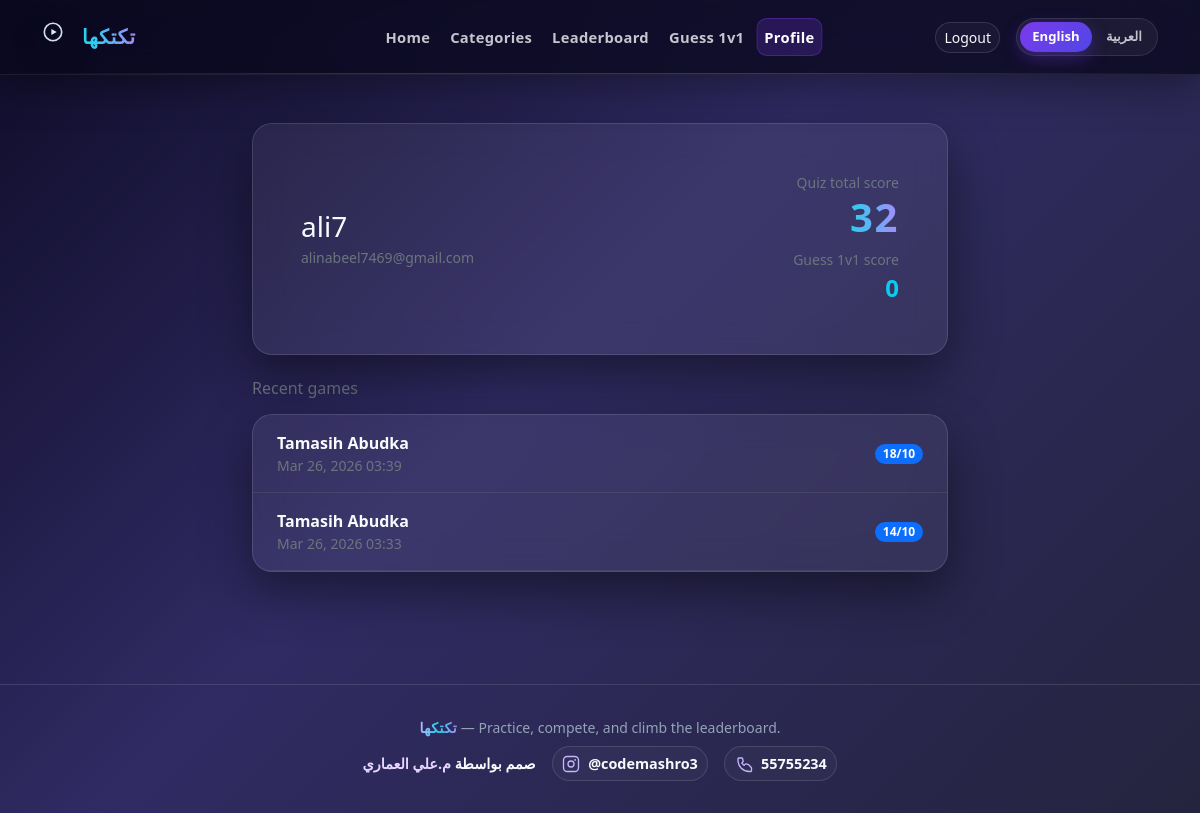
Screenshot of /profile/ (signed in) with the database file from the repository.
### quiz/models.py (models this page shows, shortened)
class Score(models.Model):
    user = models.ForeignKey(
        settings.AUTH_USER_MODEL, on_delete=models.CASCADE, related_name="quiz_scores"
    )
    score = models.PositiveSmallIntegerField()
    category = models.ForeignKey(
        Category, on_delete=models.CASCADE, related_name="scores"
    )
    date = models.DateTimeField(auto_now_add=True)
    class Meta:
        ordering = ["-date"]

class Category(models.Model):
    name = models.CharField(max_length=120)
    name_ar = models.CharField(max_length=120, blank=True, default="")
    slug = models.SlugField(max_length=140, unique=True, blank=True)
    class Meta:
        ordering = ["name"]
        verbose_name_plural = "Categories"
    def display_name(self):
        from django.utils import translation
        if translation.get_language().startswith("ar") and self.name_ar:
            return self.name_ar
        return self.name

### quiz/views.py (the view)
# urls.py: path("profile/", views.profile, name="profile"),
@login_required
def profile(request):
    user = request.user
    total = Score.objects.filter(user=user).aggregate(s=Sum("score"))["s"] or 0
    recent = Score.objects.filter(user=user).select_related("category")[:15]
    ng_profile, _ = NumbergameProfile.objects.get_or_create(user=user)
    return render(
        request,
        "quiz/profile.html",
        {
            "total_score": total,
            "recent": recent,
            "numbergame_score": ng_profile.score,
        },
    )

### quiz/templates/quiz/profile.html (shortened to what this page needs)
{% extends "quiz/base.html" %}
{% load i18n %}
{% block content %}
<section class="py-5">
  <div class="container" style="max-width: 720px;">
    <div class="arena-card p-4 p-md-5 mb-4 fade-in-up">
      <div class="d-flex flex-wrap align-items-center justify-content-between gap-3">
        <div>
          <h1 class="h3 mb-1">{{ user.username }}</h1>
          <p class="text-secondary small mb-0">
            {% if user.email %}{{ user.email }}{% else %}{% trans "Add an email in Django admin if needed." %}{% endif %}
          </p>
        </div>
        <div class="text-end">
          <div class="small text-secondary">{% trans "Quiz total score" %}</div>
          <div class="display-6 brand-glow">{{ total_score }}</div>
          <div class="small text-secondary mt-2">{% trans "Guess 1v1 score" %}</div>
          <div class="fs-4 fw-semibold text-info">{{ numbergame_score }}</div>
        </div>
      </div>
    </div>
    <h2 class="h6 text-secondary mb-3">{% trans "Recent games" %}</h2>
    <div class="arena-card p-0 overflow-hidden fade-in-up">
      {% if recent %}
        {% for s in recent %}
          <div class="d-flex justify-content-between align-items-center px-4 py-3 border-bottom border-secondary border-opacity-25">
            <div>
              <div class="fw-semibold">{{ s.category.display_name }}</div>
              <div class="small text-secondary">{{ s.date|date:"M j, Y H:i" }}</div>
            </div>
            <span class="badge rounded-pill text-bg-primary">{{ s.score }}/10</span>
          </div>
        {% endfor %}
      {% else %}
        <div class="p-4 text-secondary">
          {% trans "No games yet." %} <a href="{% url 'categories' %}" class="text-info">{% trans "Start a category." %}</a>
        </div>
      {% endif %}
    </div>
  </div>
</section>
{% endblock %}

### static/css/arena.css (style rules this page uses)
:root { --arena-bg-start: #0f0c29; --arena-bg-mid: #302b63; --arena-bg-end: #24243e; --arena-accent: #7c3aed; --arena-accent-2: #06b6d4; --arena-glass: rgba(255, 255, 255, 0.06); --arena-border: rgba(255, 255, 255, 0.12); --arena-text: #f8fafc; --arena-muted: #94a3b8; --arena-success: #22c55e; --arena-danger: #ef4444; --arena-radius: 1.25rem; --arena-shadow: 0 20px 50px rgba(0, 0, 0, 0.45); }
html { scroll-behavior: smooth; }
body.arena-body { min-height: 100vh; color: var(--arena-text); background: linear-gradient( 135deg, var(--arena-bg-start) 0%, var(--arena-bg-mid) 45%, var(--arena-bg-end) 100% ); background-attachment: fixed; }
.brand-glow { font-weight: 800; letter-spacing: 0.04em; background: linear-gradient(90deg, #c4b5fd, #22d3ee, #a78bfa); -webkit-background-clip: text; background-clip: text; color: transparent; }
.arena-card { background: var(--arena-glass); border: 1px solid var(--arena-border); border-radius: var(--arena-radius); box-shadow: var(--arena-shadow); backdrop-filter: blur(16px); }
.fade-in-up { animation: fadeInUp 0.55s ease both; }

### rows the page displays
Score: category.display_name "Tamasih Abudka", date "Mar 26, 2026 03:39", score "18"
Score: category.display_name "Tamasih Abudka", date "Mar 26, 2026 03:33", score "14"

### other values shown
{{ user.username }} "ali7"
{{ user.email }} "alinabeel7469@gmail.com"
{{ numbergame_score }} "0"
